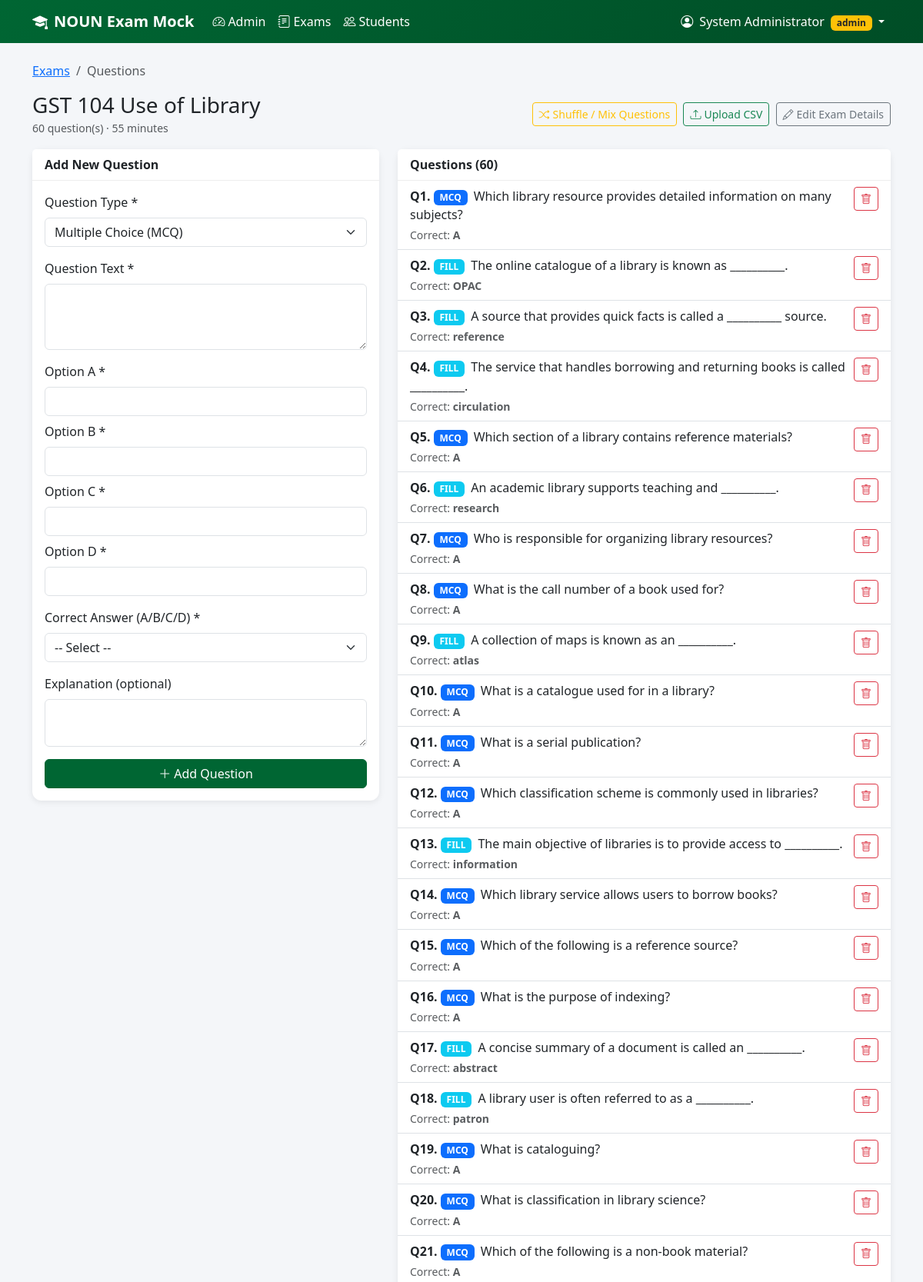
Screenshot of /admin/exam/11/questions (signed in, upper part) with the database file from the repository.
### models.py (models this page shows, shortened)
class User(UserMixin, db.Model):
    __tablename__ = 'users'
    id = db.Column(db.Integer, primary_key=True)
    username = db.Column(db.String(80), unique=True, nullable=False)  # Matric No for students
    email = db.Column(db.String(120), unique=True, nullable=False)
    password_hash = db.Column(db.String(256), nullable=False)
    full_name = db.Column(db.String(150))
    matric_no = db.Column(db.String(50), unique=True)
    role = db.Column(db.String(20), default='student')
    faculty = db.Column(db.String(100))
    created_at = db.Column(db.DateTime, default=datetime.utcnow)
    attempts = db.relationship('Attempt', backref='student', lazy='dynamic')
    created_exams = db.relationship('Exam', backref='creator', lazy='dynamic')
    def is_teacher(self):
        return self.role in ['teacher', 'admin']

class Exam(db.Model):
    __tablename__ = 'exams'
    id = db.Column(db.Integer, primary_key=True)
    title = db.Column(db.String(200), nullable=False)
    description = db.Column(db.Text)
    course_code = db.Column(db.String(20))
    faculty = db.Column(db.String(100))
    credit_units = db.Column(db.Integer, default=2)  # 2 or 3 credit units
    duration_minutes = db.Column(db.Integer, default=60)
    total_questions = db.Column(db.Integer, default=0)
    is_published = db.Column(db.Boolean, default=True)
    created_by = db.Column(db.Integer, db.ForeignKey('users.id'))
    created_at = db.Column(db.DateTime, default=datetime.utcnow)
    questions = db.relationship('Question', backref='exam', lazy='dynamic', cascade='all, delete-orphan')
    attempts = db.relationship('Attempt', backref='exam', lazy='dynamic')

class Question(db.Model):
    __tablename__ = 'questions'
    id = db.Column(db.Integer, primary_key=True)
    exam_id = db.Column(db.Integer, db.ForeignKey('exams.id'), nullable=False)
    question_text = db.Column(db.Text, nullable=False)
    question_type = db.Column(db.String(20), default='mcq')  # mcq or fill
    option_a = db.Column(db.String(500))
    option_b = db.Column(db.String(500))
    option_c = db.Column(db.String(500))
    option_d = db.Column(db.String(500))
    correct_answer = db.Column(db.String(200), nullable=False)
    explanation = db.Column(db.Text)
    order = db.Column(db.Integer, default=0)

### app.py (the view, shortened to what this page needs)
@app.route('/admin/exam/<int:exam_id>/questions', methods=['GET', 'POST'])
@login_required
def manage_questions(exam_id):
    if not current_user.is_teacher():
        flash('Access denied.', 'danger')
        return redirect(url_for('student_dashboard'))
    exam = Exam.query.get_or_404(exam_id)
    questions = exam.questions.order_by(Question.order, Question.id).all()
    return render_template('admin/manage_questions.html', exam=exam, questions=questions)

### app.py (called while the page is built)
@login_manager.user_loader
def load_user(user_id):
    return User.query.get(int(user_id))

### templates/admin/manage_questions.html (shortened to what this page needs)
{% extends "base.html" %}
{% block content %}
<nav aria-label="breadcrumb">
    <ol class="breadcrumb">
        <li class="breadcrumb-item"><a href="{{ url_for('admin_exams') }}">Exams</a></li>
        <li class="breadcrumb-item active">Questions</li>
    </ol>
</nav>
<div class="d-flex justify-content-between align-items-center mb-3">
    <div>
        <h3 class="mb-0">{{ exam.title }}</h3>
        <small class="text-muted">{{ questions|length }} question(s) · {{ exam.duration_minutes }} minutes</small>
    </div>
    <div>
        <form method="POST" action="{{ url_for('shuffle_questions', exam_id=exam.id) }}" class="d-inline me-1">
            <button type="submit" class="btn btn-outline-warning btn-sm" title="Randomly mix MCQ and Fill-in questions">
                <i class="bi bi-shuffle me-1"></i>Shuffle / Mix Questions
            </button>
        </form>
        <a href="{{ url_for('upload_questions_csv', exam_id=exam.id) }}" class="btn btn-outline-success btn-sm me-1">
            <i class="bi bi-upload me-1"></i>Upload CSV
        </a>
        <a href="{{ url_for('edit_exam', exam_id=exam.id) }}" class="btn btn-outline-secondary btn-sm">
            <i class="bi bi-pencil me-1"></i>Edit Exam Details
        </a>
    </div>
</div>
<div class="row">
    <div class="col-lg-5 mb-4">
        <div class="card">
            <div class="card-header">Add New Question</div>
            <div class="card-body">
                <form method="POST">
                    <div class="mb-3">
                        <label class="form-label">Question Type *</label>
                        <select name="question_type" class="form-select" id="qtype" onchange="toggleFields()">
                            <option value="mcq">Multiple Choice (MCQ)</option>
                        </select>
                    </div>
                    <div class="mb-3">
                        <label class="form-label">Question Text *</label>
                        <textarea name="question_text" class="form-control" rows="3" required></textarea>
                    </div>
                    <div id="mcq-fields">
                        <div class="mb-2">
                            <label class="form-label">Option A *</label>
                            <input type="text" name="option_a" class="form-control">
                        </div>
                        <div class="mb-2">
                            <label class="form-label">Option B *</label>
                            <input type="text" name="option_b" class="form-control">
                        </div>
                        <div class="mb-2">
                            <label class="form-label">Option C *</label>
                            <input type="text" name="option_c" class="form-control">
                        </div>
                        <div class="mb-3">
                            <label class="form-label">Option D *</label>
                            <input type="text" name="option_d" class="form-control">
                        </div>
                        <div class="mb-3">
                            <label class="form-label">Correct Answer (A/B/C/D) *</label>
                            <select name="correct_answer_mcq" class="form-select">
                                <option value="">-- Select --</option>
                            </select>
                        </div>
                    </div>
                    <div class="mb-3">
                        <label class="form-label">Explanation (optional)</label>
                        <textarea name="explanation" class="form-control" rows="2"></textarea>
                    </div>
                    <button type="submit" class="btn btn-noun w-100">
                        <i class="bi bi-plus-lg me-1"></i>Add Question
                    </button>
                </form>
            </div>
        </div>
    </div>
    <div class="col-lg-7">
        <div class="card">
            <div class="card-header">Questions ({{ questions|length }})</div>
            <div class="card-body p-0">
                {% if questions %}
                <div class="list-group list-group-flush">
                    {% for q in questions %}
                    <div class="list-group-item">
                        <div class="d-flex justify-content-between">
                            <div class="flex-grow-1">
                                <strong>Q{{ loop.index }}.</strong>
                                <span class="badge {% if q.question_type == 'fill' %}bg-info{% else %}bg-primary{% endif %} me-1">
                                    {{ q.question_type|upper }}
                                </span>
                                {{ q.question_text[:80] }}{% if q.question_text|length > 80 %}...{% endif %}
                                <div class="small text-muted mt-1">
                                    Correct: <strong>{{ q.correct_answer }}</strong>
                                </div>
                            </div>
                            <form method="POST" action="{{ url_for('delete_question', question_id=q.id) }}" onsubmit="return confirm('Delete this question?')">
                                <button type="submit" class="btn btn-sm btn-outline-danger">
                                    <i class="bi bi-trash"></i>
                                </button>
                            </form>
                        </div>
                    </div>
                    {% endfor %}
                </div>
                {% else %}
                <div class="p-4 text-center text-muted">
                    No questions yet. Add the first one using the form.
                </div>
                {% endif %}
            </div>
        </div>
    </div>
</div>
{% endblock %}

### templates/base.html (shortened to what this page needs)
<!DOCTYPE html>
<html lang="en">
<head>
    <link href="https://cdn.jsdelivr.net/npm/bootstrap@5.3.3/dist/css/bootstrap.min.css" rel="stylesheet">
    <link href="https://cdn.jsdelivr.net/npm/bootstrap-icons@1.11.3/font/bootstrap-icons.min.css" rel="stylesheet">
</head>
<body>
    <nav class="navbar navbar-expand-lg navbar-dark sticky-top">
        <div class="container">
            <a class="navbar-brand fw-bold" href="{{ url_for('index') }}">
                <i class="bi bi-mortarboard-fill me-2"></i>NOUN Exam Mock
            </a>
            <div class="collapse navbar-collapse" id="navMenu">
                <ul class="navbar-nav me-auto">
                    {% if current_user.is_authenticated %}
                        {% if current_user.is_teacher() %}
                            <li class="nav-item">
                                <a class="nav-link" href="{{ url_for('admin_dashboard') }}">
                                    <i class="bi bi-speedometer2 me-1"></i>Admin
                                </a>
                            </li>
                            <li class="nav-item">
                                <a class="nav-link" href="{{ url_for('admin_exams') }}">
                                    <i class="bi bi-journal-text me-1"></i>Exams
                                </a>
                            </li>
                            <li class="nav-item">
                                <a class="nav-link" href="{{ url_for('admin_students') }}">
                                    <i class="bi bi-people me-1"></i>Students
                                </a>
                            </li>
                        {% endif %}
                    {% endif %}
                </ul>
                <ul class="navbar-nav">
                    {% if current_user.is_authenticated %}
                        <li class="nav-item dropdown">
                            <a class="nav-link dropdown-toggle" href="#" data-bs-toggle="dropdown">
                                <i class="bi bi-person-circle me-1"></i>
                                {{ current_user.full_name or current_user.username }}
                                <span class="badge bg-warning text-dark ms-1">{{ current_user.role }}</span>
                            </a>
                        </li>
                    {% endif %}
                </ul>
            </div>
        </div>
    </nav>
    <main class="container my-4 flex-grow-1">
        {% block content %}{% endblock %}
    </main>
</body>
</html>

### templates/base.html (style rules this page uses)
:root { --noun-green: #006633; --noun-gold: #C9A227; }
body { background-color: #f4f6f9; min-height: 100vh; display: flex; flex-direction: column; }
.navbar { background: linear-gradient(135deg, #006633, #004d26) !important; }
.navbar-brand, .nav-link { color: #fff !important; }
.btn-noun { background-color: var(--noun-green); border-color: var(--noun-green); color: white; }
.card { border: none; box-shadow: 0 2px 8px rgba(0,0,0,0.08); border-radius: 12px; }
.card-header { background: white; border-bottom: 1px solid #eee; font-weight: 600; }

### rows the page displays
User: full_name "System Administrator", role "admin"
Exam: title "GST 104 Use of Library", duration_minutes "55"
Question: question_type "MCQ", question_text "Which library resource provides detailed information on many subjects?", correct_answer "A"
Question: question_type "FILL", question_text "The online catalogue of a library is known as __________.", correct_answer "OPAC"
Question: question_type "FILL", question_text "A source that provides quick facts is called a __________ source.", correct_answer "reference"
Question: question_type "FILL", question_text "The service that handles borrowing and returning books is called __________.", correct_answer "circulation"
Question: question_type "MCQ", question_text "Which section of a library contains reference materials?", correct_answer "A"
Question: question_type "FILL", question_text "An academic library supports teaching and __________.", correct_answer "research"
Question: question_type "MCQ", question_text "Who is responsible for organizing library resources?", correct_answer "A"
Question: question_type "MCQ", question_text "What is the call number of a book used for?", correct_answer "A"
Question: question_type "FILL", question_text "A collection of maps is known as an __________.", correct_answer "atlas"
Question: question_type "MCQ", question_text "What is a catalogue used for in a library?", correct_answer "A"
Question: question_type "MCQ", question_text "What is a serial publication?", correct_answer "A"
Question: question_type "MCQ", question_text "Which classification scheme is commonly used in libraries?", correct_answer "A"
Question: question_type "FILL", question_text "The main objective of libraries is to provide access to __________.", correct_answer "information"
Question: question_type "MCQ", question_text "Which library service allows users to borrow books?", correct_answer "A"
Question: question_type "MCQ", question_text "Which of the following is a reference source?", correct_answer "A"
Question: question_type "MCQ", question_text "What is the purpose of indexing?", correct_answer "A"
Question: question_type "FILL", question_text "A concise summary of a document is called an __________.", correct_answer "abstract"
Question: question_type "FILL", question_text "A library user is often referred to as a __________.", correct_answer "patron"
Question: question_type "MCQ", question_text "What is cataloguing?", correct_answer "A"
Question: question_type "MCQ", question_text "What is classification in library science?", correct_answer "A"
Question: question_type "MCQ", question_text "Which of the following is a non-book material?", correct_answer "A"

### other values shown
{{ questions|length }} "60"
